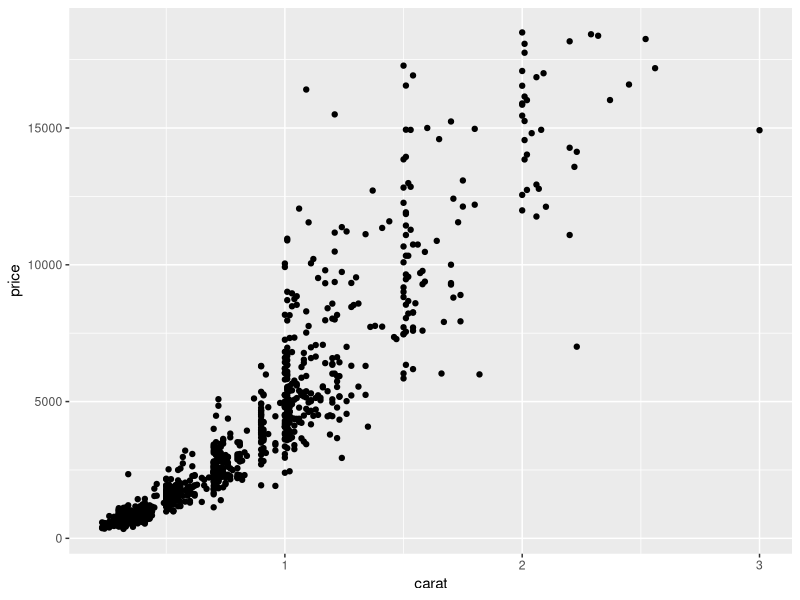
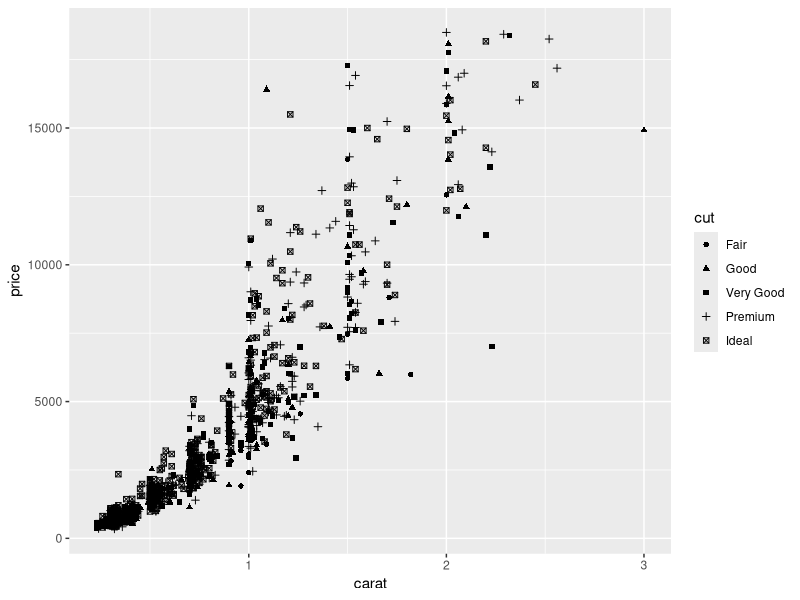
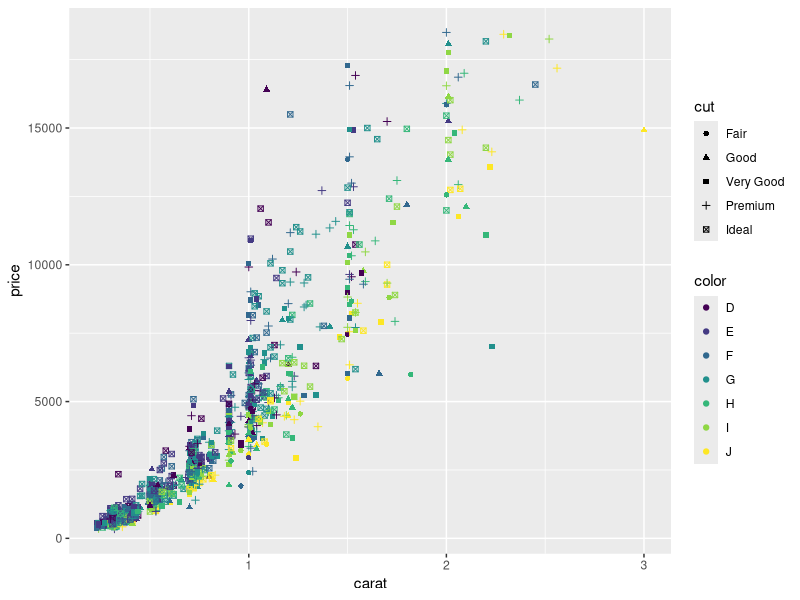
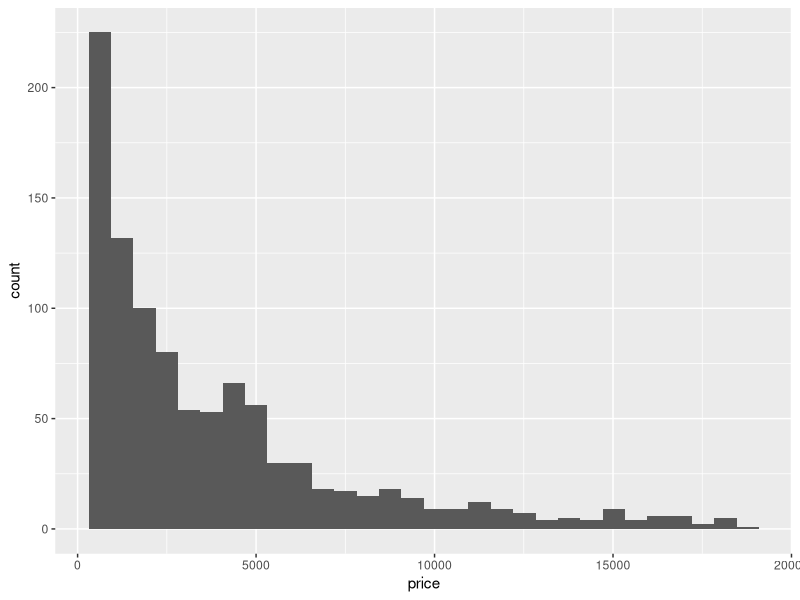
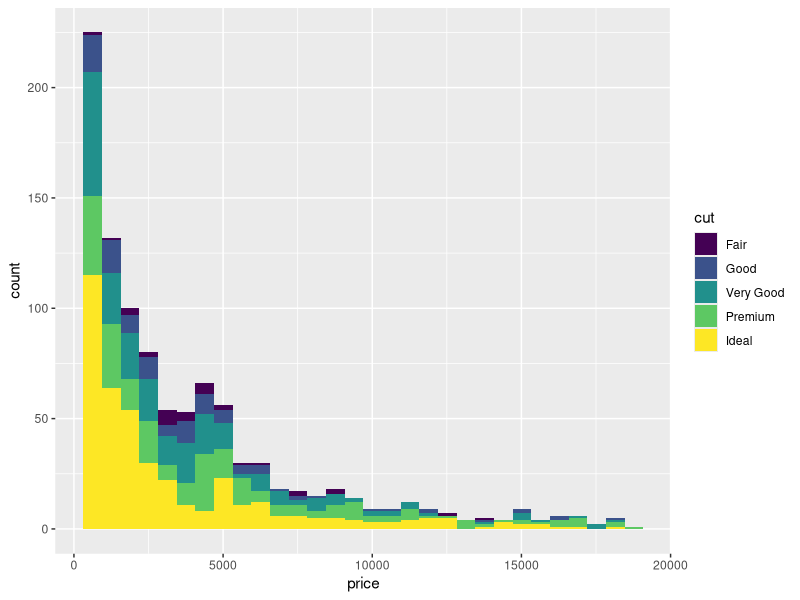
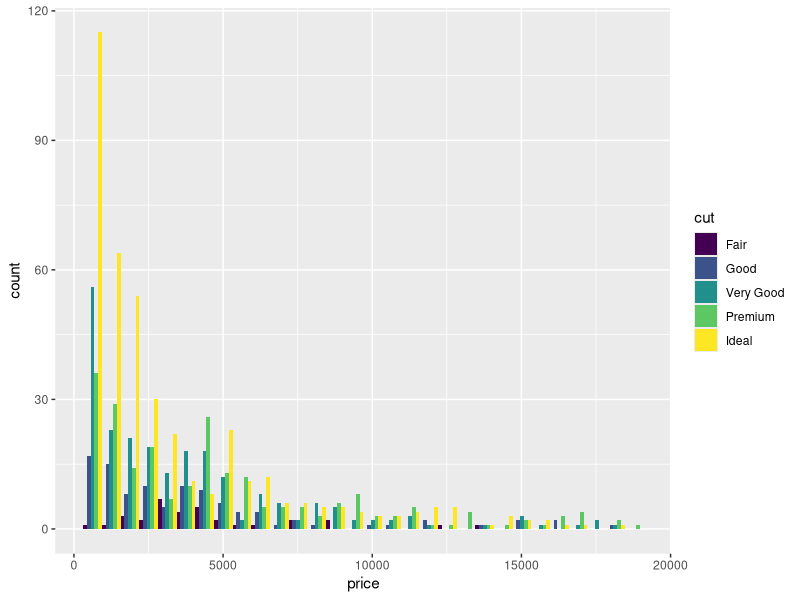
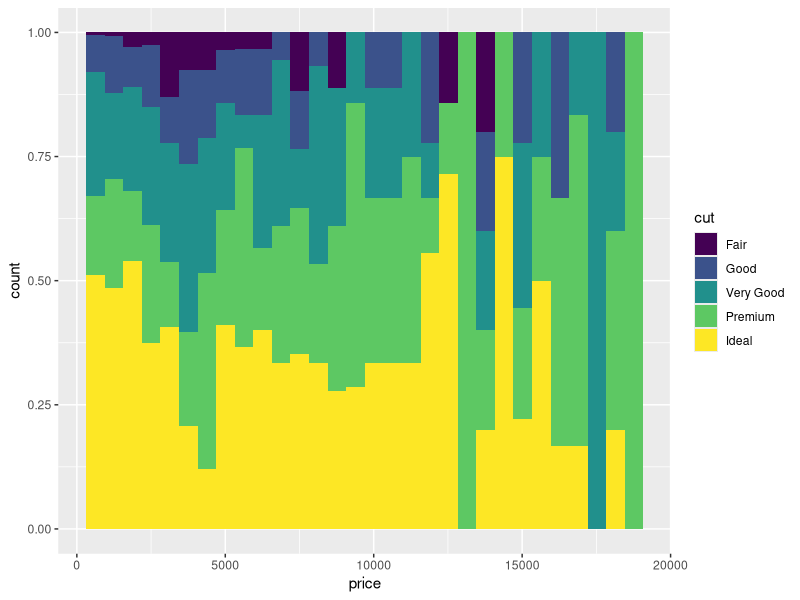
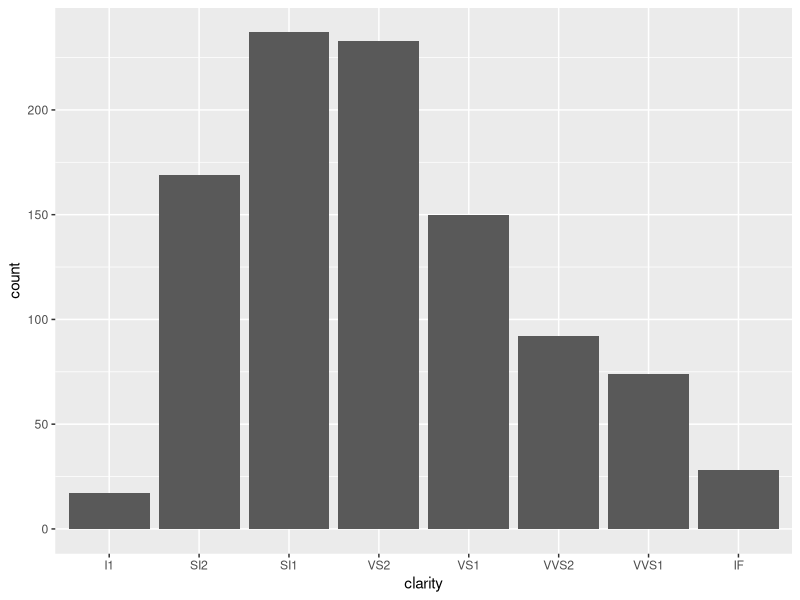

Write the R code that produced these figures, in order.
## ---- chunk 1
require(ggplot2)
data(diamonds)
set.seed(42)
small<-diamonds[sample(nrow(diamonds),1000),] 
head(small)
summary(small)
## ---- chunk 2
p <- ggplot(data=small, mapping=aes(x=carat, y=price))
## ---- chunk 3
p+geom_point()
## ---- chunk 4
p <- ggplot(data=small, mapping=aes(x=carat, y=price, shape=cut))
p+geom_point()
## ---- chunk 5
p <- ggplot(data=small, mapping=aes(x=carat, y=price, shape=cut, colour=color))
p+geom_point()
## ---- chunk 6
ggplot(small)+geom_histogram(aes(x=price))
## ---- chunk 7
ggplot(small)+geom_histogram(aes(x=price, fill=cut))
## ---- chunk 8
ggplot(small)+geom_histogram(aes(x=price, fill=cut), position="dodge")
## ---- chunk 9
ggplot(small)+geom_histogram(aes(x=price, fill=cut), position="fill")
## ---- chunk 10
ggplot(small)+geom_bar(aes(x=clarity))
## ---- chunk 11
ggplot()+geom_bar(aes(x=c(LETTERS[1:3]),y=1:3), stat="identity")
## ---- chunk 12
ggplot(small)+geom_density(aes(x=price, colour=cut))
## ---- chunk 13
ggplot(small)+geom_density(aes(x=price,fill=clarity))
## ---- chunk 14
ggplot(small)+geom_boxplot(aes(x=cut, y=price,fill=color))
## ---- chunk 15
ggplot(small)+geom_point(aes(x=carat, y=price, shape=cut, colour=color))+scale_y_log10()+scale_colour_manual(values=rainbow(7))
## ---- chunk 16
ggplot(small, aes(x=carat, y=price))+geom_point()+scale_y_log10()+stat_smooth()
## ---- chunk 17
ggplot(small)+geom_bar(aes(x=cut, fill=cut))+coord_flip()
## ---- chunk 18
ggplot(small)+geom_bar(aes(x=factor(1), fill=cut))+coord_polar(theta="y")
## ---- chunk 19
ggplot(small)+geom_bar(aes(x=factor(1), fill=cut))+coord_polar()
## ---- chunk 20
ggplot(small)+geom_bar(aes(x=clarity, fill=cut))+coord_polar()
## ---- chunk 21
require(grid)
require(ggplot2)
 
f1 <- function(x) {
    y1 <- 3*sqrt(1-(x/7)^2)
    y2 <- -3*sqrt(1-(x/7)^2)
    y <- c(y1,y2)
    d <- data.frame(x=x,y=y)
    d <- d[d$y > -3*sqrt(33)/7,]
    return(d)
}
 
x1 <- c(seq(3, 7, 0.001), seq(-7, -3, 0.001))
d1 <- f1(x1)
p1 <- ggplot(d1,aes(x,y)) + geom_point(color="red") +xlab("") + ylab("") + theme_bw()
 
x2 <- seq(-4,4, 0.001)
y2 <- abs(x2/2)-(3*sqrt(33)-7)*x2^2/112-3 + sqrt(1-(abs(abs(x2)-2)-1)^2)
d2 <- data.frame(x2=x2, y2=y2)
p2 <- p1 + geom_point(data=d2, aes(x=x2,y=y2), color="yellow")
 
x3 <- c(seq(0.75,1,0.001), seq(-1,-0.75,0.001))
y3 <- 9-8*abs(x3)
d3 <- data.frame(x3=x3, y3=y3)
p3 <- p2+geom_point(data=d3, aes(x=x3,y=y3), color="green")
 
x4 <- c(seq(0.5,0.75,0.001), seq(-0.75,-0.5,0.001))
y4 <- 3*abs(x4)+0.75
d4 <- data.frame(x4=x4,y4=y4)
p4 <- p3+geom_point(data=d4, aes(x=x4,y=y4), color="steelblue")
  
x5 <- seq(-0.5,0.5,0.001)
y5 <- rep(2.25,length(x5))
d5 <- data.frame(x5=x5,y5=y5)
p5 <- p4+geom_point(data=d5, aes(x=x5,y=y5))
 
x6 <- c(seq(-3,-1,0.001), seq(1,3,0.001))
y6 <- 6 * sqrt(10)/7 +
    (1.5 - 0.5 * abs(x6)) * sqrt(abs(abs(x6)-1)/(abs(x6)-1)) -
    6 * sqrt(10) * sqrt(4-(abs(x6)-1)^2)/14
d6 <- data.frame(x6=x6,y6=y6)
p6 <- p5+geom_point(data=d6,aes(x=x6,y=y6), colour="blue")

multiplot <- function (..., plotlist = NULL, cols = 1, layout = NULL) {
    plots <- c(list(...), plotlist)
    numPlots = length(plots)
    if (is.null(layout)) {
        layout <- matrix(seq(1, cols * ceiling(numPlots/cols)),
            ncol = cols, nrow = ceiling(numPlots/cols))
    }
    if (numPlots == 1) {
        print(plots[[1]])
    }
    else {
        grid.newpage()
        pushViewport(viewport(layout = grid.layout(nrow(layout),
            ncol(layout))))
        for (i in 1:numPlots) {
            matchidx <- as.data.frame(which(layout == i, arr.ind = TRUE))
            print(plots[[i]], vp = viewport(layout.pos.row = matchidx$row,
                layout.pos.col = matchidx$col))
        }
    }
}

multiplot(p1,p2,p3,p4,p5,p6, cols=2)
## ---- chunk 22
ggplot(small, aes(x=carat, y=price))+geom_point(aes(colour=cut))+scale_y_log10() +facet_wrap(~cut)+stat_smooth()
## ---- chunk 23
p <- ggplot(small)+geom_boxplot(aes(x=cut, y=price,fill=color))
p + ggtitle("Price vs Cut")+xlab("Cut")+ylab("Price")
## ---- chunk 24
require(ggthemes)
p + theme_wsj()
## ---- chunk 25
f <- function(x) 1/(x^2-1)
x <- seq(-3,3, by=0.001)
y <- f(x)
d <- data.frame(x=x,y=y)
 
p <- ggplot()
p <- p+geom_rect(fill = "white",color="black",size=3,
aes(NULL, NULL,xmin=-3, xmax=3,
ymin=-3,ymax=3, alpha=0.1))
 
p <- p + geom_line(data=d, aes(x,y), size=3)+ylim(-3,3)

theme_null <- function() {
    theme_bw() %+replace%
	theme(axis.text.x=element_blank(),
	axis.text.y=element_blank(),
	legend.position="none",
	panel.grid.minor=element_blank(),
	panel.grid.major=element_blank(),
	panel.background=element_blank(),
	axis.ticks=element_blank(),
	panel.border=element_blank())
}
 
p+theme_null()+xlab("")+ylab("")
## ---- chunk 26
ggplot(diamonds, aes(carat, price))+ stat_density2d(aes(fill = ..level..), geom="polygon")+ scale_fill_continuous(high='darkred',low='darkgreen')
## ---- chunk 27
theta <- seq(0,24*pi, len=2000)
radius <- exp(cos(theta)) - 2*cos(4*theta) + sin(theta/12)^5
dd <- data.frame(x=radius*sin(theta), y=radius*cos(theta))
ggplot(dd, aes(x, y))+geom_path()+theme_null()+xlab("")+ylab("")
## ---- chunk 28
Normal <- c(0.83, 0.79, 0.99, 0.69)
Cancer <- c(0.56, 0.56, 0.64, 0.52)
m <- c(mean(Normal), mean(Cancer))
s <- c(sd(Normal), sd(Cancer))
d <- data.frame(V=c("Normal", "Cancer"), mean=m, sd=s)
d$V <- factor(d$V, levels=c("Normal", "Cancer"))

p <- ggplot(d, aes(V, mean, fill=V, width=.5))
p <- p+geom_errorbar(aes(ymin=mean, ymax=mean+sd, width=.2), 
                     position=position_dodge(width=.8))
p <- p + geom_bar(stat="identity", position=position_dodge(width=.8), colour="black")
p <- p + scale_fill_manual(values=c("grey80", "white"))
p <- p + theme_bw() +theme(legend.position="none") + xlab("") + ylab("")
p <- p + theme(axis.text.x = element_text(face="bold", size=12), 
               axis.text.y = element_text(face="bold", size=12))
p <- p+scale_y_continuous(expand=c(0,0), limits=c(0, 1.2), breaks=seq(0, 1.2, by=.2))
p <- p+geom_segment(aes(x=1, y=.98, xend=1, yend=1.1))
p <- p+geom_segment(aes(x=2, y=.65, xend=2, yend=1.1))
p <- p+geom_segment(aes(x=1, y=1.1, xend=2, yend=1.1))
p <- p + annotate("text", x=1.5, y=1.08, label="*")
print(p)
